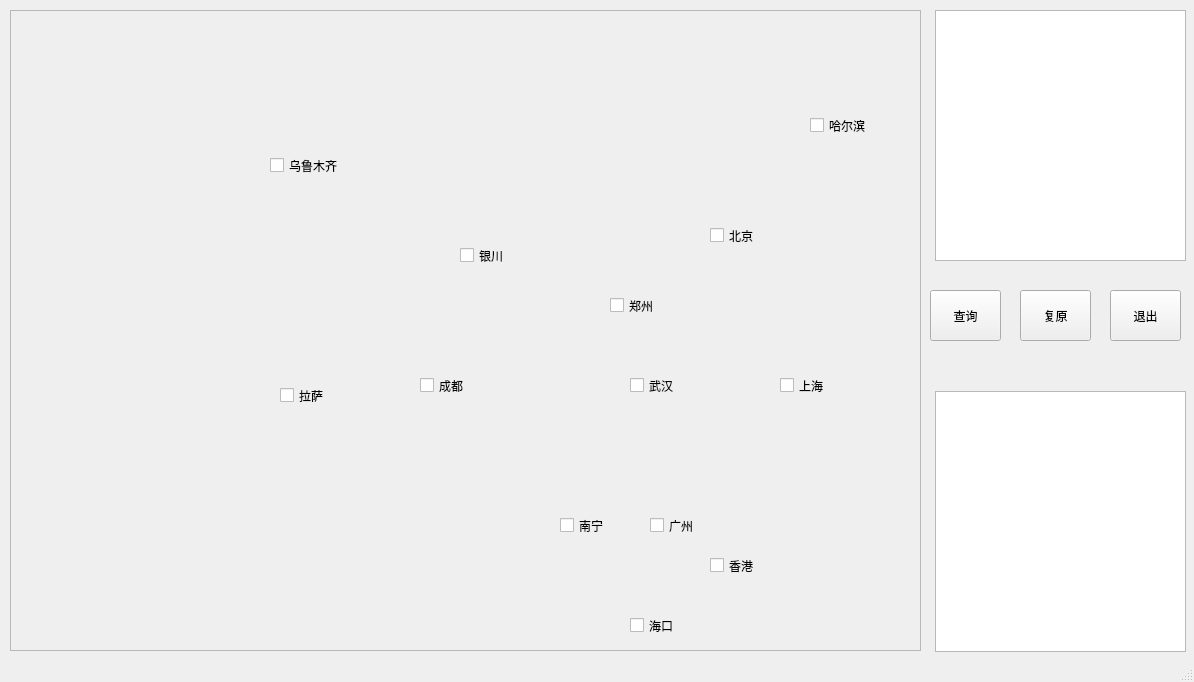
<?xml version="1.0" encoding="UTF-8"?>
<ui version="4.0">
 <class>MainWindow</class>
 <widget class="QMainWindow" name="MainWindow">
  <property name="geometry">
   <rect>
    <x>0</x>
    <y>0</y>
    <width>1194</width>
    <height>682</height>
   </rect>
  </property>
  <property name="windowTitle">
   <string>MapPath</string>
  </property>
  <widget class="QWidget" name="centralwidget">
   <widget class="QPushButton" name="search">
    <property name="geometry">
     <rect>
      <x>930</x>
      <y>290</y>
      <width>71</width>
      <height>51</height>
     </rect>
    </property>
    <property name="text">
     <string>查询</string>
    </property>
   </widget>
   <widget class="QPushButton" name="recover">
    <property name="geometry">
     <rect>
      <x>1020</x>
      <y>290</y>
      <width>71</width>
      <height>51</height>
     </rect>
    </property>
    <property name="text">
     <string>复原</string>
    </property>
   </widget>
   <widget class="QPushButton" name="exit">
    <property name="geometry">
     <rect>
      <x>1110</x>
      <y>290</y>
      <width>71</width>
      <height>51</height>
     </rect>
    </property>
    <property name="text">
     <string>退出</string>
    </property>
   </widget>
   <widget class="QTextBrowser" name="resulttext">
    <property name="geometry">
     <rect>
      <x>935</x>
      <y>391</y>
      <width>251</width>
      <height>261</height>
     </rect>
    </property>
   </widget>
   <widget class="QFrame" name="mapframe">
    <property name="enabled">
     <bool>true</bool>
    </property>
    <property name="geometry">
     <rect>
      <x>10</x>
      <y>10</y>
      <width>911</width>
      <height>641</height>
     </rect>
    </property>
    <property name="styleSheet">
     <string notr="true">image: url(:/map.jpg);</string>
    </property>
    <property name="frameShape">
     <enum>QFrame::StyledPanel</enum>
    </property>
    <property name="frameShadow">
     <enum>QFrame::Raised</enum>
    </property>
    <widget class="QCheckBox" name="haerbin">
     <property name="geometry">
      <rect>
       <x>800</x>
       <y>100</y>
       <width>71</width>
       <height>31</height>
      </rect>
     </property>
     <property name="text">
      <string>哈尔滨</string>
     </property>
    </widget>
    <widget class="QCheckBox" name="chengdu">
     <property name="geometry">
      <rect>
       <x>410</x>
       <y>360</y>
       <width>61</width>
       <height>31</height>
      </rect>
     </property>
     <property name="text">
      <string>成都</string>
     </property>
    </widget>
    <widget class="QCheckBox" name="nanning">
     <property name="geometry">
      <rect>
       <x>550</x>
       <y>500</y>
       <width>61</width>
       <height>31</height>
      </rect>
     </property>
     <property name="text">
      <string>南宁</string>
     </property>
    </widget>
    <widget class="QCheckBox" name="yinchuan">
     <property name="geometry">
      <rect>
       <x>450</x>
       <y>230</y>
       <width>61</width>
       <height>31</height>
      </rect>
     </property>
     <property name="text">
      <string>银川</string>
     </property>
    </widget>
    <widget class="QCheckBox" name="lasa">
     <property name="geometry">
      <rect>
       <x>270</x>
       <y>370</y>
       <width>61</width>
       <height>31</height>
      </rect>
     </property>
     <property name="text">
      <string>拉萨</string>
     </property>
    </widget>
    <widget class="QCheckBox" name="guangzhou">
     <property name="geometry">
      <rect>
       <x>640</x>
       <y>500</y>
       <width>61</width>
       <height>31</height>
      </rect>
     </property>
     <property name="text">
      <string>广州</string>
     </property>
    </widget>
    <widget class="QCheckBox" name="wuhan">
     <property name="geometry">
      <rect>
       <x>620</x>
       <y>360</y>
       <width>61</width>
       <height>31</height>
      </rect>
     </property>
     <property name="text">
      <string>武汉</string>
     </property>
    </widget>
    <widget class="QCheckBox" name="shanghai">
     <property name="geometry">
      <rect>
       <x>770</x>
       <y>360</y>
       <width>61</width>
       <height>31</height>
      </rect>
     </property>
     <property name="text">
      <string>上海</string>
     </property>
    </widget>
    <widget class="QCheckBox" name="xianggang">
     <property name="geometry">
      <rect>
       <x>700</x>
       <y>540</y>
       <width>61</width>
       <height>31</height>
      </rect>
     </property>
     <property name="text">
      <string>香港</string>
     </property>
    </widget>
    <widget class="QCheckBox" name="haikou">
     <property name="geometry">
      <rect>
       <x>620</x>
       <y>600</y>
       <width>61</width>
       <height>31</height>
      </rect>
     </property>
     <property name="text">
      <string>海口</string>
     </property>
    </widget>
    <widget class="QCheckBox" name="beijing">
     <property name="enabled">
      <bool>true</bool>
     </property>
     <property name="geometry">
      <rect>
       <x>700</x>
       <y>210</y>
       <width>61</width>
       <height>31</height>
      </rect>
     </property>
     <property name="text">
      <string>北京</string>
     </property>
    </widget>
    <widget class="QCheckBox" name="wulumuqi">
     <property name="geometry">
      <rect>
       <x>260</x>
       <y>140</y>
       <width>81</width>
       <height>31</height>
      </rect>
     </property>
     <property name="styleSheet">
      <string notr="true"/>
     </property>
     <property name="text">
      <string>乌鲁木齐</string>
     </property>
    </widget>
    <widget class="QCheckBox" name="zhengzhou">
     <property name="geometry">
      <rect>
       <x>600</x>
       <y>280</y>
       <width>61</width>
       <height>31</height>
      </rect>
     </property>
     <property name="text">
      <string>郑州</string>
     </property>
    </widget>
   </widget>
   <widget class="QTextBrowser" name="helpword">
    <property name="geometry">
     <rect>
      <x>935</x>
      <y>10</y>
      <width>251</width>
      <height>251</height>
     </rect>
    </property>
   </widget>
  </widget>
  <widget class="QStatusBar" name="statusbar"/>
 </widget>
 <resources/>
 <connections/>
</ui>
